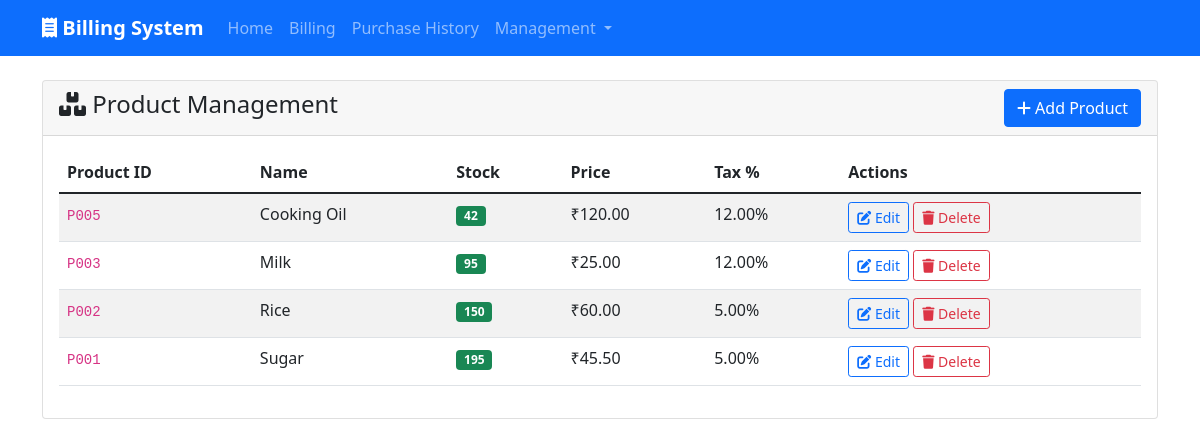
Before: /products/ with the older database file.
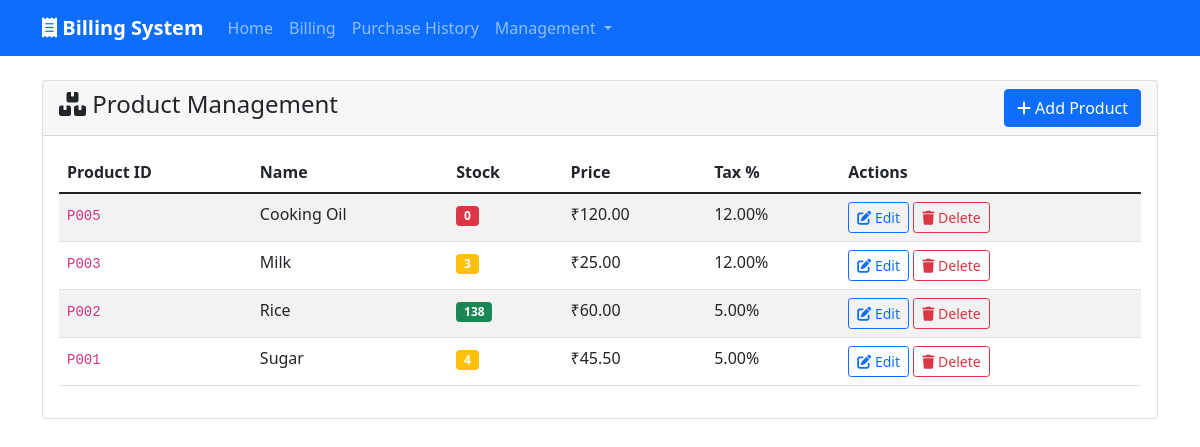
After: the same page with the newer database file.
### billing/models.py (models this page shows, shortened)
class Product(models.Model):
    product_id = models.CharField(max_length=50, unique=True)
    name = models.CharField(max_length=200)
    available_stock = models.PositiveIntegerField()
    price_per_unit = models.DecimalField(max_digits=10, decimal_places=2, validators=[MinValueValidator(Decimal('0.01'))])
    tax_percentage = models.DecimalField(max_digits=5, decimal_places=2, validators=[MinValueValidator(Decimal('0.00'))])
    created_at = models.DateTimeField(auto_now_add=True)
    updated_at = models.DateTimeField(auto_now=True)
    class Meta:
        ordering = ['name']

### billing/views.py (the view)
# urls.py: path('products/', views.product_list, name='product_list'),
def product_list(request):
    products = Product.objects.all()
    return render(request, 'billing/product_list.html', {'products': products})

### billing/templates/billing/product_list.html (shortened to what this page needs)
{% extends 'base.html' %}
{% block content %}
<div class="card">
    <div class="card-header d-flex justify-content-between align-items-center">
        <h4><i class="fas fa-boxes"></i> Product Management</h4>
        <a href="{% url 'product_create' %}" class="btn btn-primary">
            <i class="fas fa-plus"></i> Add Product
        </a>
    </div>
    <div class="card-body">
        {% if products %}
            <div class="table-responsive">
                <table class="table table-striped">
                    <thead>
                        <tr>
                            <th>Product ID</th>
                            <th>Name</th>
                            <th>Stock</th>
                            <th>Price</th>
                            <th>Tax %</th>
                            <th>Actions</th>
                        </tr>
                    </thead>
                    <tbody>
                        {% for product in products %}
                        <tr>
                            <td><code>{{ product.product_id }}</code></td>
                            <td>{{ product.name }}</td>
                            <td>
                                <span class="badge bg-{% if product.available_stock > 10 %}success{% elif product.available_stock > 0 %}warning{% else %}danger{% endif %}">
                                    {{ product.available_stock }}
                                </span>
                            </td>
                            <td>₹{{ product.price_per_unit }}</td>
                            <td>{{ product.tax_percentage }}%</td>
                            <td>
                                <a href="{% url 'product_edit' product.pk %}" class="btn btn-sm btn-outline-primary">
                                    <i class="fas fa-edit"></i> Edit
                                </a>
                                <a href="{% url 'product_delete' product.pk %}" class="btn btn-sm btn-outline-danger">
                                    <i class="fas fa-trash"></i> Delete
                                </a>
                            </td>
                        </tr>
                        {% endfor %}
                    </tbody>
                </table>
            </div>
        {% else %}
            <div class="alert alert-info">
                <i class="fas fa-info-circle"></i>
                No products found. <a href="{% url 'product_create' %}">Add your first product</a>.
            </div>
        {% endif %}
    </div>
</div>
{% endblock %}

Changed rows visible on the page:
changed Product "Cooking Oil": available_stock "42" → "0"
changed Product "Milk": available_stock "95" → "3"
changed Product "Rice": available_stock "150" → "138"
changed Product "Sugar": available_stock "195" → "4"
